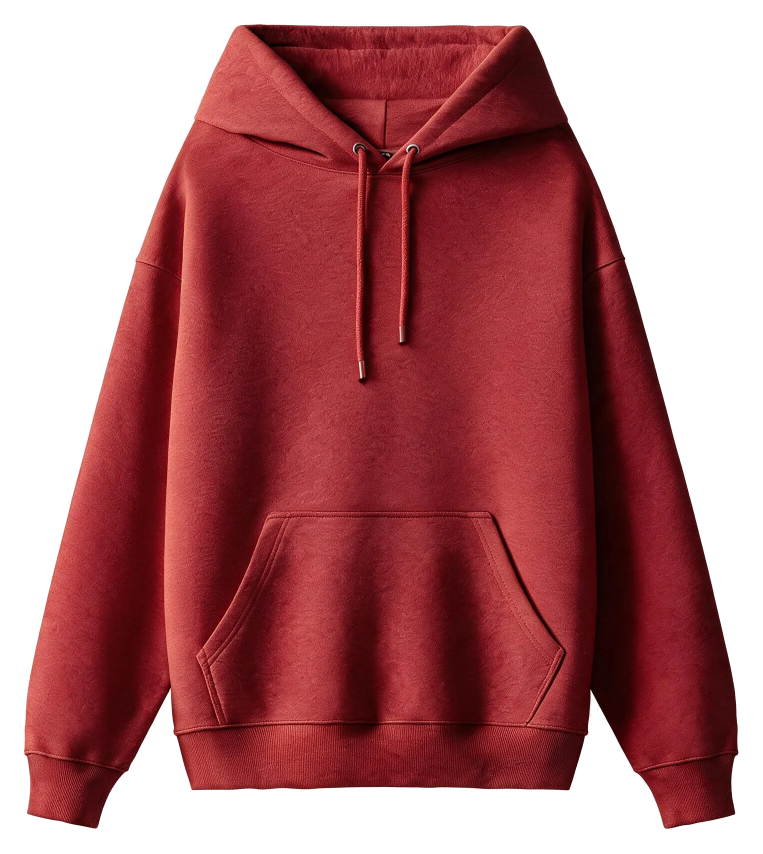
#> input picture media/hood-burgundy-front-fit-1525.webp, 1525 x 1708 px (shown at 1/2 size)
$ python -i build_media.py   (imports and definitions only)
#> lines starting #> are read from the running program, lines starting #| are printed output that depends on the picture; after the words box and inside, x2 and y2 are one past the last pixel; in counts of white or black regions, pixels touching at a corner belong together
#> further down, picture is the input picture: PIL image 1525x1708 RGBA; mean R, G, B, A 172.3, 110.5, 113, 164.8
#!/usr/bin/env python3
"""
build_media.py — подготовка рендеров для fabrika-v6.

Читает data/media-map.json, берёт исходники из папок рендеров (их не трогает),
кладёт WebP в media/ и пишет media/manifest.json, который читает app/data.js.

    python3 tools/build_media.py            # всё, что размечено товаром
    python3 tools/build_media.py --force    # пересобрать
    python3 tools/build_media.py --only hood

Нужен только Pillow (системный python3 на маке: Pillow 11.3). cwebp и ffmpeg не нужны.

Варианты на каждый кадр:
  set  — единый холст: вещь вписана в 80 % квадрата и отцентрована (как в наборе 1400),
         поэтому в плитках все вещи одного масштаба. Ширины 600 и 1200.
  fit  — обрезка по вещи с полем 3 %: первый экран и сцена карточки. Ширины 600, 1200 и родная (до 2048).
  anim — анимированный WebP, обрезанный по вещи как fit (чтобы при наведении кадр не прыгал). Как есть, 720.
Рендеры Magnific на белом (bg: white) вырезаются: флуд-заливка белого от краёв, мягкая кромка.
Для каждого цвета считается средний цвет ткани (hex) — образцы цвета на сайте.
Имена файлов: [a-z0-9-], вид {product}-{color}-{side}-{set|fit|anim}-{width}.webp.
"""
import argparse
import json
import re
import sys
import time
import warnings
from pathlib import Path

try:
    from PIL import Image, ImageDraw, ImageFilter, ImageChops
except ImportError:
    sys.exit("Нужен Pillow: python3 -m pip install --user pillow")

# [1 line not run here, left out]

ROOT = Path(__file__).resolve().parent.parent
MAP = ROOT / "data" / "media-map.json"
OUT = ROOT / "media"
WIDTHS = (600, 1200)
FIT_MAX = 2048
SET_CANVAS = 1400
SET_FILL = 0.80           # вещь занимает 80 % холста по большей стороне (как в наборе 1400: 1120/1400)
QUALITY = 86
ALPHA_T = 8
MARGIN = 0.03
SLUG = re.compile(r"^[a-z0-9-]+$")


# [5 lines left out: function slug, not called in this run]


def alpha_mask(im):
    return im.getchannel("A").point(lambda v: 255 if v > ALPHA_T else 0)


def bbox(im):
    return alpha_mask(im).getbbox() or (0, 0, im.width, im.height)


# [23 lines left out: functions trim, to_set_canvas, not called in this run]


def cutout_white(im, white=225):
    """Рендер на белом → прозрачный. Фон = связанная с краями область «почти белого» (≥ white по min(r,g,b)),
    в неё уходит и мягкая тень под вещью. Кромка: в полосе 3 px у границы альфа тает по белизне."""
#> called with white = 225
    rgb = im.convert("RGB")
    r, g, b = rgb.split()
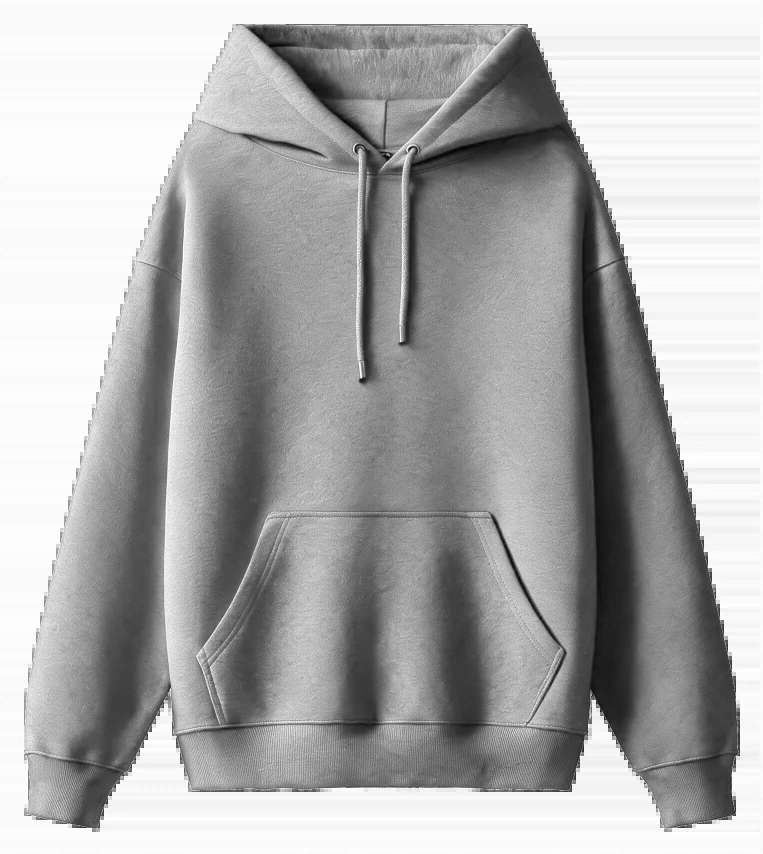
#> r: PIL image 1525x1708 L (shown at 1/2 size); min 0, max 255, mean 172.3
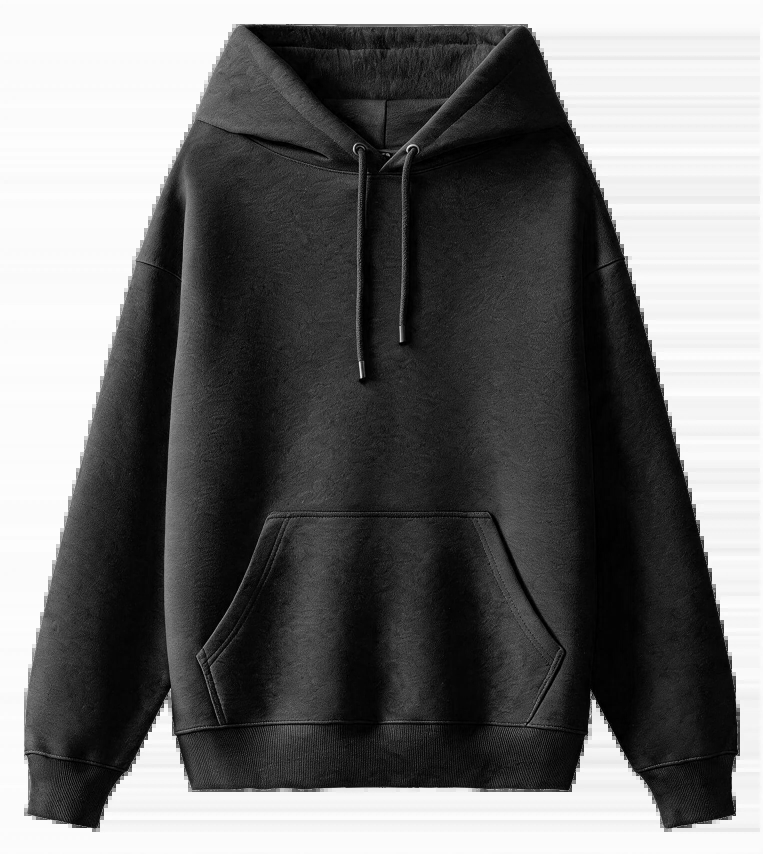
#> g: PIL image 1525x1708 L (shown at 1/2 size); min 0, max 255, mean 110.5
    whiteness = ImageChops.darker(ImageChops.darker(r, g), b)        # min(r,g,b)
    near = whiteness.point(lambda v: 255 if v >= white else 0)       # кандидаты в фон
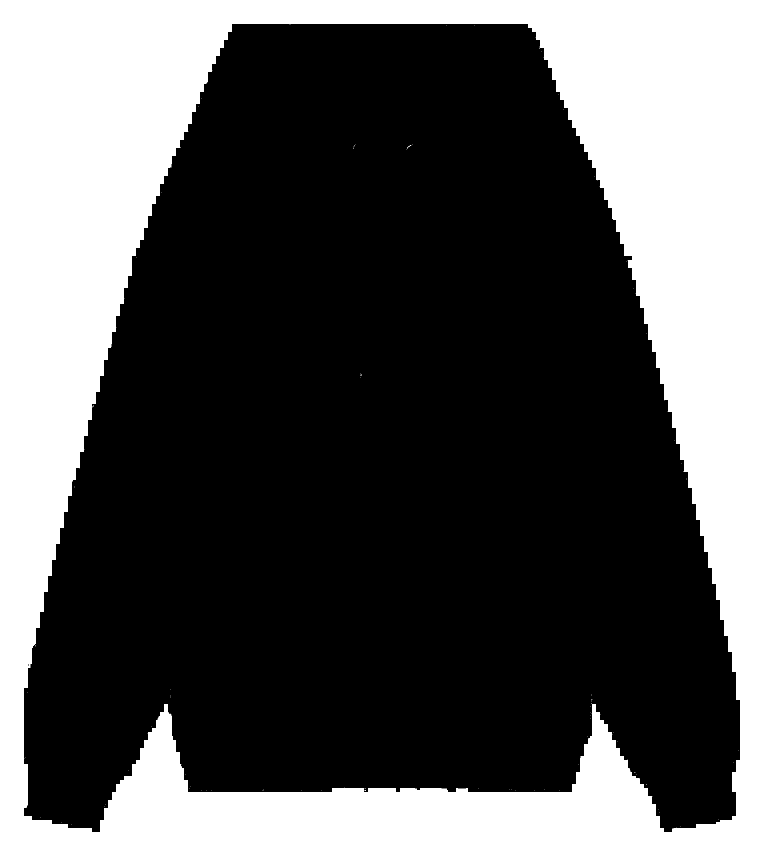
#> near: PIL image 1525x1708 L (shown at 1/2 size); 34.4% white; 96 white regions (95 under 20 px), largest, box (x1, y1, x2, y2) and area: (0, 0, 1525, 1708) 896003
    fill = near.copy()
    W, H = fill.size
#> W = 1525; H = 1708
    for xy in ((0, 0), (W - 1, 0), (0, H - 1), (W - 1, H - 1), (W // 2, 0), (W // 2, H - 1), (0, H // 2), (W - 1, H // 2)):
        if fill.getpixel(xy) == 255:
            ImageDraw.floodfill(fill, xy, 128)
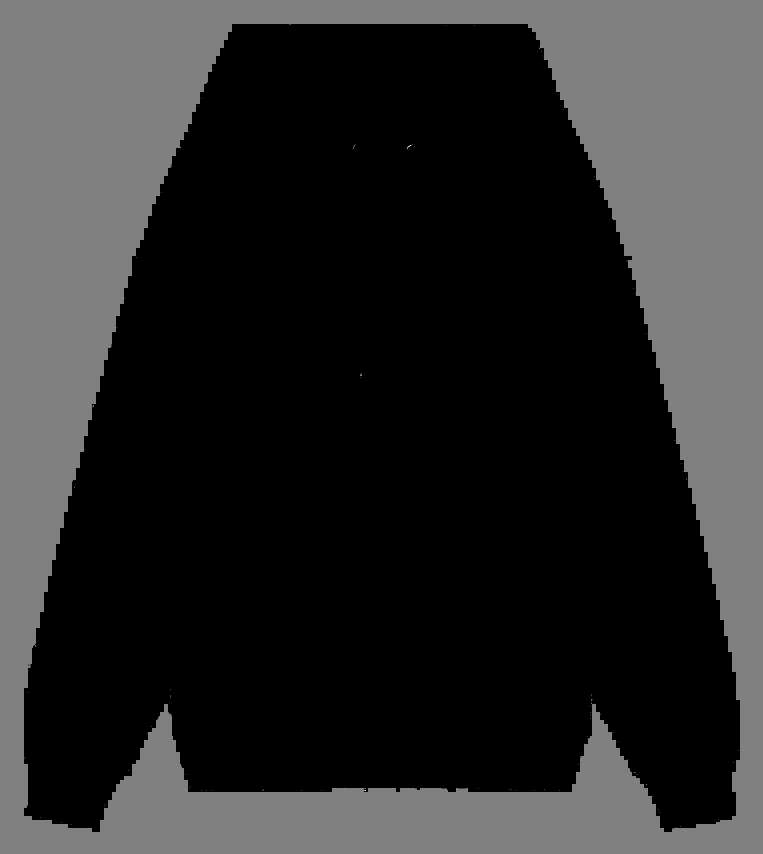
#> fill: PIL image 1525x1708 L (shown at 1/2 size); min 0, max 255, mean 44
    bg = fill.point(lambda v: 255 if v == 128 else 0)                # фон = залитое
#> bg: PIL image 1525x1708 L; 34.4% white; 1 white region, box (x1, y1, x2, y2) and area: (0, 0, 1525, 1708) 895993
    alpha = bg.point(lambda v: 0 if v else 255)
    band = ImageChops.difference(bg.filter(ImageFilter.MaxFilter(7)), bg)   # полоса вокруг фона внутри вещи
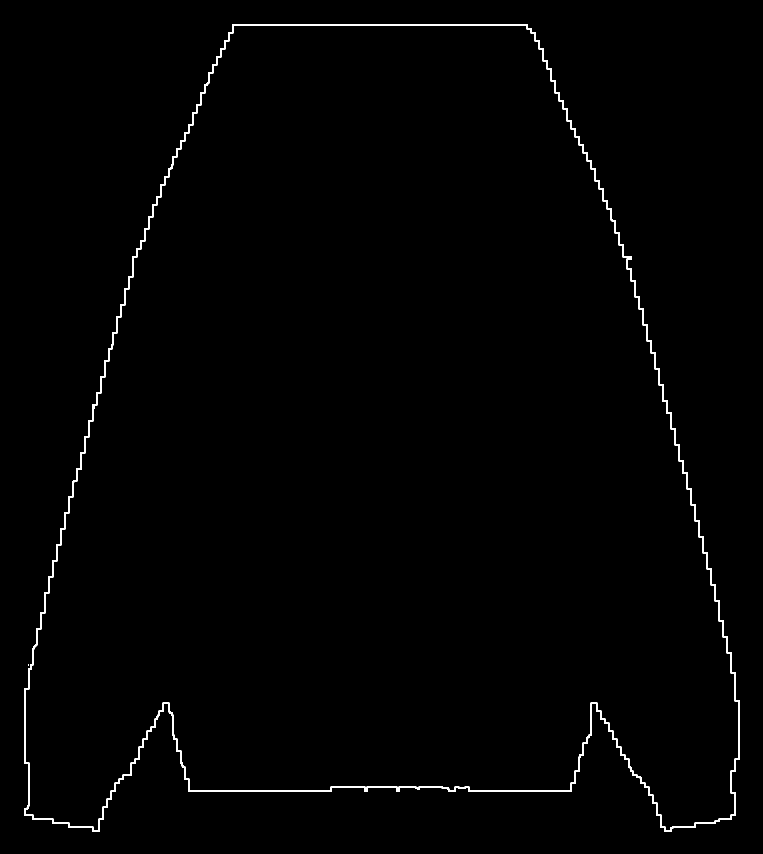
#> band: PIL image 1525x1708 L (shown at 1/2 size); 0.82% white; 2 white regions (1 under 20 px), largest, box (x1, y1, x2, y2) and area: (48, 48, 1480, 1664) 21284
    soft = whiteness.point(lambda v: max(0, min(255, int((255 - v) * 255 / (255 - white + 1)))) if v >= white - 30 else 255)
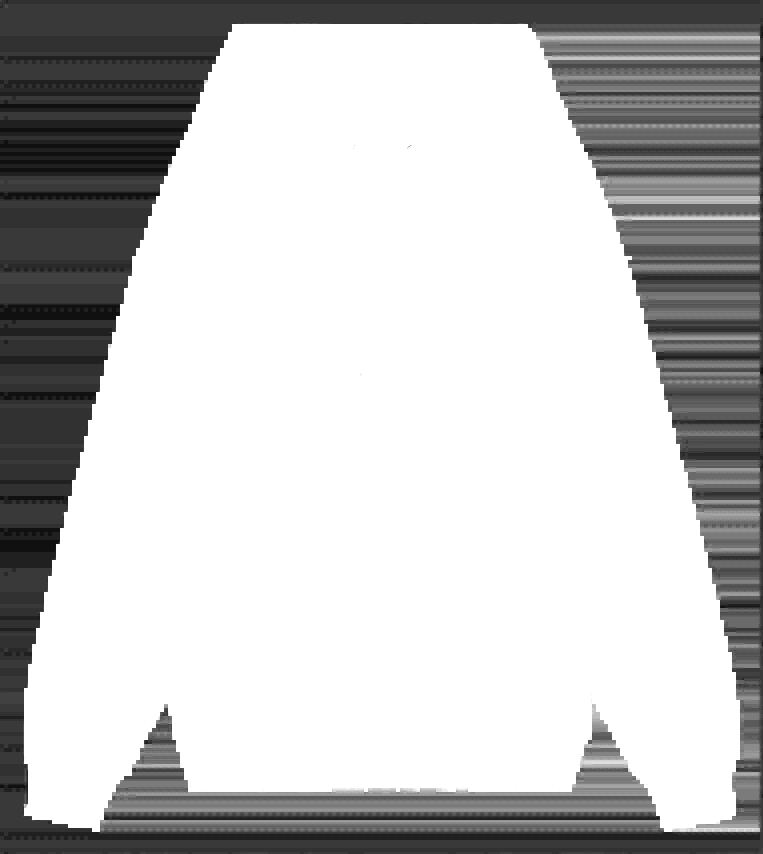
#> soft: PIL image 1525x1708 L (shown at 1/2 size); min 16, max 255, mean 193.8
    alpha = Image.composite(soft, alpha, band)
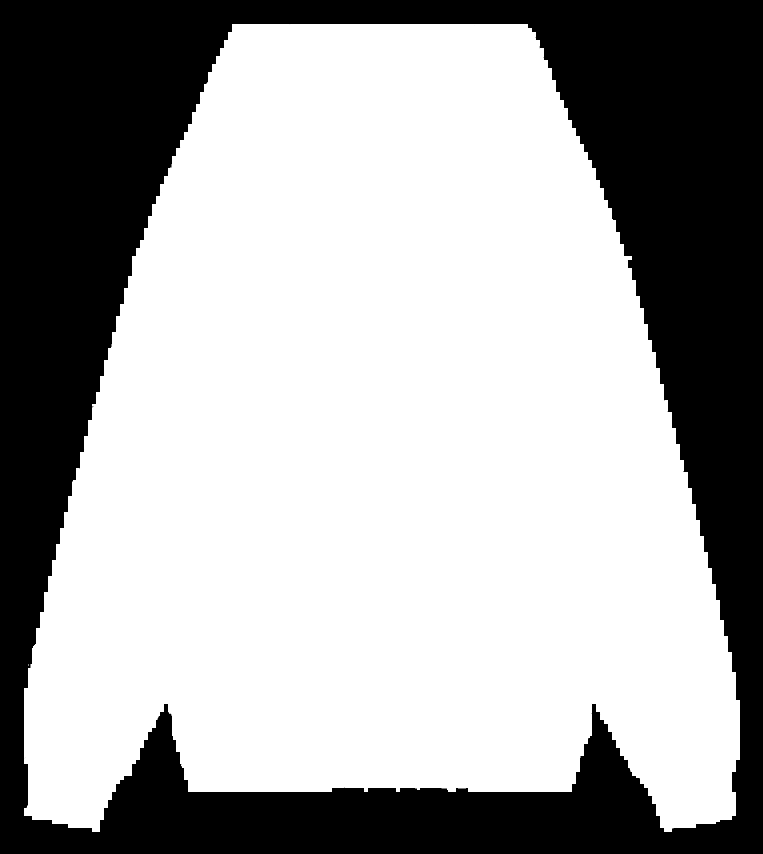
#> alpha: PIL image 1525x1708 L (shown at 1/2 size); min 0, max 255, mean 167.3
    alpha = Image.composite(alpha, Image.new("L", im.size, 0), alpha.point(lambda v: 255 if v > 0 else 0))
    out = im.convert("RGBA")
    out.putalpha(alpha)
    return out


# [32 lines left out: functions sample_hex, save_widths, not called in this run]


def entry(im, stem, widths, hexv):
    return {"src": stem, "widths": widths, "w": im.width, "h": im.height, "ratio": round(im.width / im.height, 4), "hex": hexv}


# [92 lines left out: functions build_static, build_anim, main, not called in this run]


# [2 lines not run here, left out]

>>> from PIL import Image
>>> picture = Image.open('../media/hood-burgundy-front-fit-1525.webp')
>>> result = cutout_white(picture)
